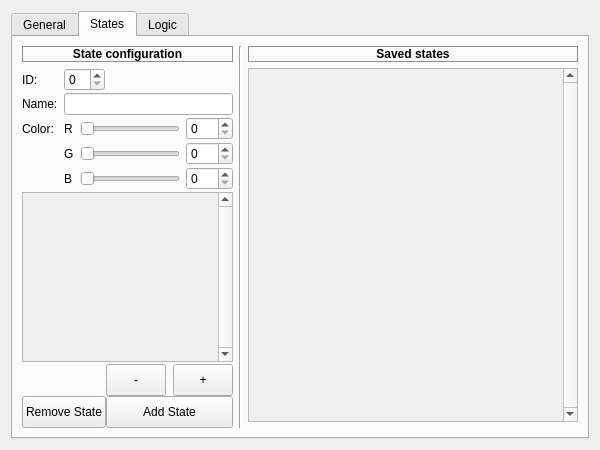
<?xml version="1.0" encoding="UTF-8"?>
<ui version="4.0">
 <class>ConfigWindow</class>
 <widget class="QDialog" name="ConfigWindow">
  <property name="geometry">
   <rect>
    <x>0</x>
    <y>0</y>
    <width>600</width>
    <height>450</height>
   </rect>
  </property>
  <property name="windowTitle">
   <string>Config</string>
  </property>
  <layout class="QGridLayout" name="layout_configWindow">
   <item row="0" column="0">
    <widget class="QTabWidget" name="configTabs">
     <property name="currentIndex">
      <number>1</number>
     </property>
     <widget class="QWidget" name="generalTab">
      <attribute name="title">
       <string>General</string>
      </attribute>
      <widget class="QPushButton" name="pushButton">
       <property name="geometry">
        <rect>
         <x>150</x>
         <y>100</y>
         <width>114</width>
         <height>32</height>
        </rect>
       </property>
       <property name="text">
        <string>PushButton</string>
       </property>
      </widget>
     </widget>
     <widget class="QWidget" name="statesTab">
      <attribute name="title">
       <string>States</string>
      </attribute>
      <layout class="QGridLayout" name="layout_statesTab">
       <item row="1" column="0" rowspan="2">
        <layout class="QGridLayout" name="layout_newState">
         <property name="horizontalSpacing">
          <number>-1</number>
         </property>
         <property name="verticalSpacing">
          <number>2</number>
         </property>
         <item row="0" column="1" colspan="3">
          <widget class="QSpinBox" name="spinBox_id">
           <property name="sizePolicy">
            <sizepolicy hsizetype="Fixed" vsizetype="Fixed">
             <horstretch>0</horstretch>
             <verstretch>0</verstretch>
            </sizepolicy>
           </property>
           <property name="minimum">
            <number>0</number>
           </property>
          </widget>
         </item>
         <item row="3" column="0" rowspan="2">
          <widget class="QLabel" name="color_label">
           <property name="text">
            <string/>
           </property>
          </widget>
         </item>
         <item row="3" column="1">
          <widget class="QLabel" name="label_G">
           <property name="text">
            <string>G</string>
           </property>
          </widget>
         </item>
         <item row="4" column="3">
          <widget class="QSpinBox" name="spinBox_B">
           <property name="sizePolicy">
            <sizepolicy hsizetype="Fixed" vsizetype="Fixed">
             <horstretch>0</horstretch>
             <verstretch>0</verstretch>
            </sizepolicy>
           </property>
           <property name="maximum">
            <number>255</number>
           </property>
          </widget>
         </item>
         <item row="1" column="1" colspan="3">
          <widget class="QLineEdit" name="lineEdit_name">
           <property name="sizePolicy">
            <sizepolicy hsizetype="Expanding" vsizetype="Fixed">
             <horstretch>0</horstretch>
             <verstretch>0</verstretch>
            </sizepolicy>
           </property>
           <property name="minimumSize">
            <size>
             <width>80</width>
             <height>0</height>
            </size>
           </property>
           <property name="maximumSize">
            <size>
             <width>300</width>
             <height>16777215</height>
            </size>
           </property>
          </widget>
         </item>
         <item row="5" column="0" colspan="4">
          <widget class="QScrollArea" name="scrollArea_fields">
           <property name="sizePolicy">
            <sizepolicy hsizetype="Expanding" vsizetype="Expanding">
             <horstretch>0</horstretch>
             <verstretch>0</verstretch>
            </sizepolicy>
           </property>
           <property name="minimumSize">
            <size>
             <width>0</width>
             <height>100</height>
            </size>
           </property>
           <property name="maximumSize">
            <size>
             <width>16777215</width>
             <height>16777215</height>
            </size>
           </property>
           <property name="verticalScrollBarPolicy">
            <enum>Qt::ScrollBarAlwaysOn</enum>
           </property>
           <property name="widgetResizable">
            <bool>true</bool>
           </property>
           <widget class="QWidget" name="scrollAreaWidgetContents">
            <property name="geometry">
             <rect>
              <x>0</x>
              <y>0</y>
              <width>209</width>
              <height>154</height>
             </rect>
            </property>
           </widget>
          </widget>
         </item>
         <item row="0" column="0">
          <widget class="QLabel" name="label_id">
           <property name="text">
            <string>ID:</string>
           </property>
          </widget>
         </item>
         <item row="4" column="2">
          <widget class="QSlider" name="slider_B">
           <property name="sizePolicy">
            <sizepolicy hsizetype="Fixed" vsizetype="Fixed">
             <horstretch>0</horstretch>
             <verstretch>0</verstretch>
            </sizepolicy>
           </property>
           <property name="minimumSize">
            <size>
             <width>100</width>
             <height>0</height>
            </size>
           </property>
           <property name="maximumSize">
            <size>
             <width>100</width>
             <height>16777215</height>
            </size>
           </property>
           <property name="maximum">
            <number>255</number>
           </property>
           <property name="orientation">
            <enum>Qt::Horizontal</enum>
           </property>
          </widget>
         </item>
         <item row="2" column="3">
          <widget class="QSpinBox" name="spinBox_R">
           <property name="sizePolicy">
            <sizepolicy hsizetype="Fixed" vsizetype="Fixed">
             <horstretch>0</horstretch>
             <verstretch>0</verstretch>
            </sizepolicy>
           </property>
           <property name="maximum">
            <number>255</number>
           </property>
          </widget>
         </item>
         <item row="2" column="2">
          <widget class="QSlider" name="slider_R">
           <property name="sizePolicy">
            <sizepolicy hsizetype="Fixed" vsizetype="Fixed">
             <horstretch>0</horstretch>
             <verstretch>0</verstretch>
            </sizepolicy>
           </property>
           <property name="minimumSize">
            <size>
             <width>100</width>
             <height>0</height>
            </size>
           </property>
           <property name="maximumSize">
            <size>
             <width>100</width>
             <height>16777215</height>
            </size>
           </property>
           <property name="maximum">
            <number>255</number>
           </property>
           <property name="orientation">
            <enum>Qt::Horizontal</enum>
           </property>
          </widget>
         </item>
         <item row="1" column="0">
          <widget class="QLabel" name="label_name">
           <property name="text">
            <string>Name:</string>
           </property>
          </widget>
         </item>
         <item row="4" column="1">
          <widget class="QLabel" name="label_B">
           <property name="text">
            <string>B</string>
           </property>
          </widget>
         </item>
         <item row="3" column="3">
          <widget class="QSpinBox" name="spinBox_G">
           <property name="sizePolicy">
            <sizepolicy hsizetype="Fixed" vsizetype="Fixed">
             <horstretch>0</horstretch>
             <verstretch>0</verstretch>
            </sizepolicy>
           </property>
           <property name="maximum">
            <number>255</number>
           </property>
          </widget>
         </item>
         <item row="2" column="1">
          <widget class="QLabel" name="label_R">
           <property name="text">
            <string>R</string>
           </property>
          </widget>
         </item>
         <item row="2" column="0">
          <widget class="QLabel" name="label_color">
           <property name="text">
            <string>Color:</string>
           </property>
          </widget>
         </item>
         <item row="3" column="2">
          <widget class="QSlider" name="slider_G">
           <property name="sizePolicy">
            <sizepolicy hsizetype="Fixed" vsizetype="Fixed">
             <horstretch>0</horstretch>
             <verstretch>0</verstretch>
            </sizepolicy>
           </property>
           <property name="minimumSize">
            <size>
             <width>100</width>
             <height>0</height>
            </size>
           </property>
           <property name="maximumSize">
            <size>
             <width>100</width>
             <height>16777215</height>
            </size>
           </property>
           <property name="maximum">
            <number>255</number>
           </property>
           <property name="orientation">
            <enum>Qt::Horizontal</enum>
           </property>
          </widget>
         </item>
         <item row="6" column="0" colspan="4">
          <layout class="QGridLayout" name="layout_buttons">
           <property name="horizontalSpacing">
            <number>-1</number>
           </property>
           <property name="verticalSpacing">
            <number>0</number>
           </property>
           <item row="1" column="1" colspan="2">
            <widget class="QPushButton" name="button_addState">
             <property name="sizePolicy">
              <sizepolicy hsizetype="Fixed" vsizetype="Fixed">
               <horstretch>0</horstretch>
               <verstretch>0</verstretch>
              </sizepolicy>
             </property>
             <property name="minimumSize">
              <size>
               <width>110</width>
               <height>32</height>
              </size>
             </property>
             <property name="maximumSize">
              <size>
               <width>1100</width>
               <height>32</height>
              </size>
             </property>
             <property name="text">
              <string>Add State</string>
             </property>
            </widget>
           </item>
           <item row="1" column="0">
            <widget class="QPushButton" name="button_removeState">
             <property name="sizePolicy">
              <sizepolicy hsizetype="Fixed" vsizetype="Fixed">
               <horstretch>0</horstretch>
               <verstretch>0</verstretch>
              </sizepolicy>
             </property>
             <property name="minimumSize">
              <size>
               <width>11</width>
               <height>32</height>
              </size>
             </property>
             <property name="maximumSize">
              <size>
               <width>110</width>
               <height>32</height>
              </size>
             </property>
             <property name="layoutDirection">
              <enum>Qt::RightToLeft</enum>
             </property>
             <property name="text">
              <string>Remove State</string>
             </property>
            </widget>
           </item>
           <item row="0" column="1" alignment="Qt::AlignLeft">
            <widget class="QPushButton" name="button_removeProp">
             <property name="sizePolicy">
              <sizepolicy hsizetype="Fixed" vsizetype="Fixed">
               <horstretch>0</horstretch>
               <verstretch>0</verstretch>
              </sizepolicy>
             </property>
             <property name="minimumSize">
              <size>
               <width>60</width>
               <height>32</height>
              </size>
             </property>
             <property name="maximumSize">
              <size>
               <width>60</width>
               <height>32</height>
              </size>
             </property>
             <property name="text">
              <string>-</string>
             </property>
            </widget>
           </item>
           <item row="0" column="2" alignment="Qt::AlignRight">
            <widget class="QPushButton" name="button_addProp">
             <property name="sizePolicy">
              <sizepolicy hsizetype="Fixed" vsizetype="Fixed">
               <horstretch>0</horstretch>
               <verstretch>0</verstretch>
              </sizepolicy>
             </property>
             <property name="minimumSize">
              <size>
               <width>60</width>
               <height>32</height>
              </size>
             </property>
             <property name="maximumSize">
              <size>
               <width>60</width>
               <height>32</height>
              </size>
             </property>
             <property name="text">
              <string>+</string>
             </property>
            </widget>
           </item>
          </layout>
         </item>
        </layout>
       </item>
       <item row="1" column="3">
        <widget class="QScrollArea" name="scrollArea_states">
         <property name="verticalScrollBarPolicy">
          <enum>Qt::ScrollBarAlwaysOn</enum>
         </property>
         <property name="widgetResizable">
          <bool>true</bool>
         </property>
         <property name="alignment">
          <set>Qt::AlignLeading|Qt::AlignLeft|Qt::AlignTop</set>
         </property>
         <widget class="QWidget" name="scrollAreaWidgetContents_2">
          <property name="geometry">
           <rect>
            <x>0</x>
            <y>0</y>
            <width>258</width>
            <height>331</height>
           </rect>
          </property>
         </widget>
        </widget>
       </item>
       <item row="0" column="0">
        <widget class="QLabel" name="label_4">
         <property name="font">
          <font>
           <weight>75</weight>
           <bold>true</bold>
          </font>
         </property>
         <property name="styleSheet">
          <string notr="true">border: 1px solid #8f8f91</string>
         </property>
         <property name="text">
          <string>State configuration</string>
         </property>
         <property name="alignment">
          <set>Qt::AlignCenter</set>
         </property>
        </widget>
       </item>
       <item row="0" column="3">
        <widget class="QLabel" name="label_5">
         <property name="font">
          <font>
           <weight>75</weight>
           <bold>true</bold>
          </font>
         </property>
         <property name="styleSheet">
          <string notr="true">border: 1px solid #8f8f91</string>
         </property>
         <property name="text">
          <string>Saved states</string>
         </property>
         <property name="alignment">
          <set>Qt::AlignCenter</set>
         </property>
        </widget>
       </item>
       <item row="0" column="1" rowspan="3">
        <widget class="Line" name="line">
         <property name="orientation">
          <enum>Qt::Vertical</enum>
         </property>
        </widget>
       </item>
      </layout>
     </widget>
     <widget class="QWidget" name="logicTab">
      <attribute name="title">
       <string>Logic</string>
      </attribute>
      <layout class="QGridLayout" name="gridLayout_3">
       <item row="0" column="0">
        <layout class="QGridLayout" name="gridLayout">
         <property name="verticalSpacing">
          <number>-1</number>
         </property>
         <item row="0" column="0">
          <widget class="QLabel" name="label">
           <property name="font">
            <font>
             <weight>75</weight>
             <bold>true</bold>
            </font>
           </property>
           <property name="styleSheet">
            <string notr="true">border: 1px solid #8f8f91</string>
           </property>
           <property name="text">
            <string>States</string>
           </property>
           <property name="alignment">
            <set>Qt::AlignCenter</set>
           </property>
          </widget>
         </item>
         <item row="0" column="1">
          <widget class="QLabel" name="label_2">
           <property name="font">
            <font>
             <weight>75</weight>
             <bold>true</bold>
            </font>
           </property>
           <property name="styleSheet">
            <string notr="true">border: 1px solid #8f8f91</string>
           </property>
           <property name="text">
            <string>Targets</string>
           </property>
           <property name="alignment">
            <set>Qt::AlignCenter</set>
           </property>
          </widget>
         </item>
         <item row="1" column="0">
          <widget class="QScrollArea" name="scrollArea">
           <property name="widgetResizable">
            <bool>true</bool>
           </property>
           <widget class="QWidget" name="scrollAreaWidgetContents_3">
            <property name="geometry">
             <rect>
              <x>0</x>
              <y>0</y>
              <width>119</width>
              <height>341</height>
             </rect>
            </property>
           </widget>
          </widget>
         </item>
         <item row="1" column="1">
          <widget class="QScrollArea" name="scrollArea_2">
           <property name="widgetResizable">
            <bool>true</bool>
           </property>
           <widget class="QWidget" name="scrollAreaWidgetContents_4">
            <property name="geometry">
             <rect>
              <x>0</x>
              <y>0</y>
              <width>118</width>
              <height>341</height>
             </rect>
            </property>
           </widget>
          </widget>
         </item>
        </layout>
       </item>
       <item row="0" column="1">
        <widget class="Line" name="line_2">
         <property name="orientation">
          <enum>Qt::Vertical</enum>
         </property>
        </widget>
       </item>
       <item row="0" column="2">
        <layout class="QGridLayout" name="gridLayout_2">
         <item row="0" column="0">
          <widget class="QLabel" name="label_3">
           <property name="font">
            <font>
             <weight>75</weight>
             <bold>true</bold>
            </font>
           </property>
           <property name="styleSheet">
            <string notr="true">border: 1px solid #8f8f91</string>
           </property>
           <property name="text">
            <string>Conditions</string>
           </property>
           <property name="alignment">
            <set>Qt::AlignCenter</set>
           </property>
          </widget>
         </item>
         <item row="1" column="0">
          <widget class="QScrollArea" name="scrollArea_3">
           <property name="widgetResizable">
            <bool>true</bool>
           </property>
           <widget class="QWidget" name="scrollAreaWidgetContents_5">
            <property name="geometry">
             <rect>
              <x>0</x>
              <y>0</y>
              <width>248</width>
              <height>341</height>
             </rect>
            </property>
           </widget>
          </widget>
         </item>
        </layout>
       </item>
      </layout>
     </widget>
    </widget>
   </item>
  </layout>
 </widget>
 <resources/>
 <connections>
  <connection>
   <sender>slider_R</sender>
   <signal>valueChanged(int)</signal>
   <receiver>spinBox_R</receiver>
   <slot>setValue(int)</slot>
   <hints>
    <hint type="sourcelabel">
     <x>162</x>
     <y>109</y>
    </hint>
    <hint type="destinationlabel">
     <x>237</x>
     <y>109</y>
    </hint>
   </hints>
  </connection>
  <connection>
   <sender>slider_G</sender>
   <signal>valueChanged(int)</signal>
   <receiver>spinBox_G</receiver>
   <slot>setValue(int)</slot>
   <hints>
    <hint type="sourcelabel">
     <x>192</x>
     <y>140</y>
    </hint>
    <hint type="destinationlabel">
     <x>231</x>
     <y>141</y>
    </hint>
   </hints>
  </connection>
  <connection>
   <sender>slider_B</sender>
   <signal>valueChanged(int)</signal>
   <receiver>spinBox_B</receiver>
   <slot>setValue(int)</slot>
   <hints>
    <hint type="sourcelabel">
     <x>163</x>
     <y>164</y>
    </hint>
    <hint type="destinationlabel">
     <x>238</x>
     <y>167</y>
    </hint>
   </hints>
  </connection>
  <connection>
   <sender>spinBox_R</sender>
   <signal>valueChanged(int)</signal>
   <receiver>slider_R</receiver>
   <slot>setValue(int)</slot>
   <hints>
    <hint type="sourcelabel">
     <x>237</x>
     <y>121</y>
    </hint>
    <hint type="destinationlabel">
     <x>178</x>
     <y>118</y>
    </hint>
   </hints>
  </connection>
  <connection>
   <sender>spinBox_G</sender>
   <signal>valueChanged(int)</signal>
   <receiver>slider_G</receiver>
   <slot>setValue(int)</slot>
   <hints>
    <hint type="sourcelabel">
     <x>241</x>
     <y>136</y>
    </hint>
    <hint type="destinationlabel">
     <x>183</x>
     <y>136</y>
    </hint>
   </hints>
  </connection>
  <connection>
   <sender>spinBox_B</sender>
   <signal>valueChanged(int)</signal>
   <receiver>slider_B</receiver>
   <slot>setValue(int)</slot>
   <hints>
    <hint type="sourcelabel">
     <x>234</x>
     <y>159</y>
    </hint>
    <hint type="destinationlabel">
     <x>172</x>
     <y>159</y>
    </hint>
   </hints>
  </connection>
 </connections>
</ui>
